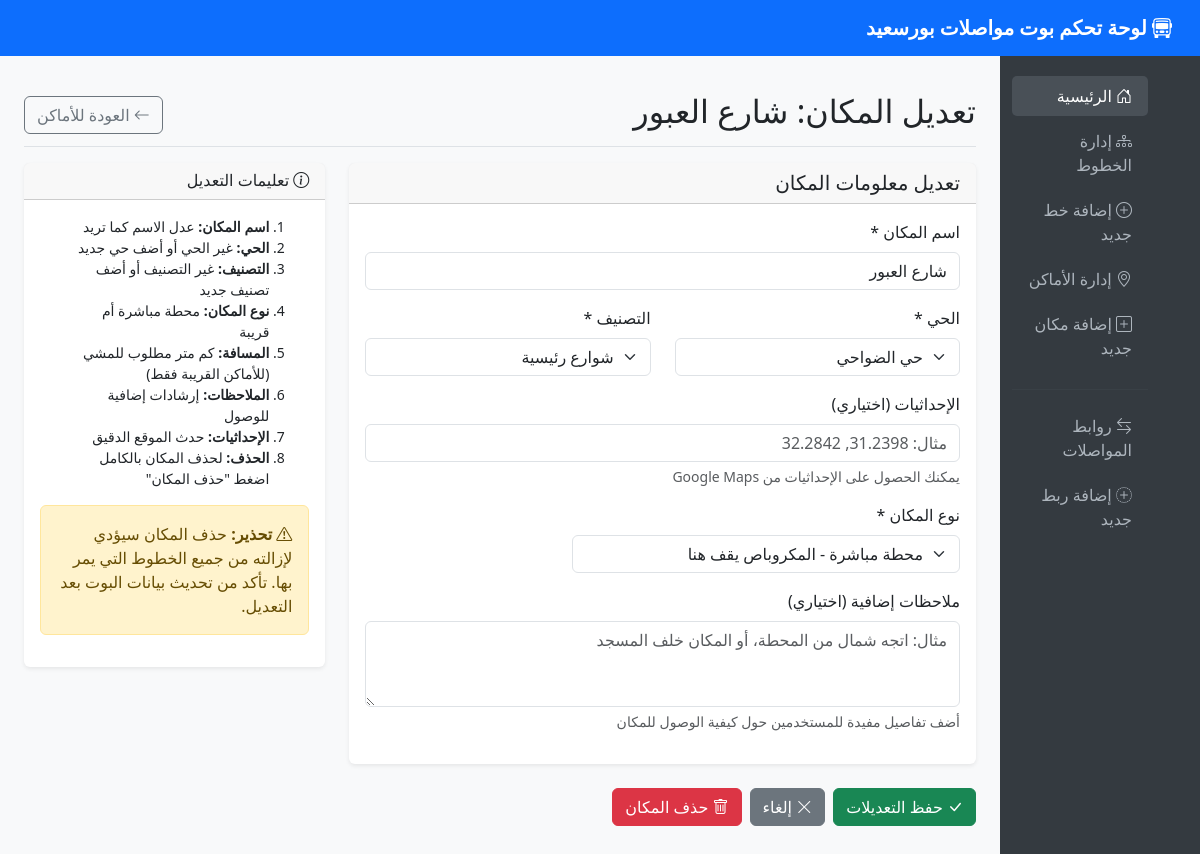
The app's page /locations/edit/3 with its own data.
### admin_dashboard.py (models this page shows, shortened)
class Location(db.Model):
    id = db.Column(db.Integer, primary_key=True)
    name = db.Column(db.String(200), nullable=False)
    category = db.Column(db.String(100), nullable=False)
    neighborhood = db.Column(db.String(100), nullable=False)
    coordinates = db.Column(db.String(50), nullable=True)
    location_type = db.Column(db.String(50), nullable=False, default='direct')  # 'direct' أو 'nearby'
    walking_distance = db.Column(db.Integer, nullable=True, default=0)
    location_notes = db.Column(db.Text, nullable=True)
    created_at = db.Column(db.DateTime, default=datetime.utcnow)

### admin_dashboard.py (the view, shortened to what this page needs)
@app.route('/locations/edit/<int:location_id>', methods=['GET', 'POST'])
def edit_location(location_id):
    location = Location.query.get_or_404(location_id)
    neighborhoods = db.session.query(Location.neighborhood.distinct()).all()
    categories = db.session.query(Location.category.distinct()).all()
    return render_template('edit_location.html',
                         location=location,
                         neighborhoods=[n[0] for n in neighborhoods],
                         categories=[c[0] for c in categories])

### templates/edit_location.html (shortened to what this page needs)
{% extends "base.html" %}
{% block content %}
<div class="d-flex justify-content-between flex-wrap flex-md-nowrap align-items-center pt-3 pb-2 mb-3 border-bottom">
    <h1 class="h2">تعديل المكان: {{ location.name }}</h1>
    <a href="{{ url_for('locations_list') }}" class="btn btn-outline-secondary">
        <i class="bi bi-arrow-left"></i> العودة للأماكن
    </a>
</div>
<div class="row">
    <div class="col-lg-8">
        <form method="POST">
            <div class="card">
                <div class="card-header">
                    <h5 class="mb-0">تعديل معلومات المكان</h5>
                </div>
                <div class="card-body">
                    <div class="mb-3">
                        <label for="name" class="form-label">اسم المكان *</label>
                        <input type="text" class="form-control" id="name" name="name"
                               value="{{ location.name }}" required>
                    </div>
                    <div class="row">
                        <div class="col-md-6 mb-3">
                            <label for="neighborhood" class="form-label">الحي *</label>
                            <select class="form-select" id="neighborhood" name="neighborhood" required>
                                {% for neighborhood in neighborhoods %}
                                <option value="{{ neighborhood }}"
                                        {% if neighborhood == location.neighborhood %}selected{% endif %}>
                                    {{ neighborhood }}
                                </option>
                                {% endfor %}
                            </select>
                        </div>
                        <div class="col-md-6 mb-3">
                            <label for="category" class="form-label">التصنيف *</label>
                            <select class="form-select" id="category" name="category" required>
                                {% for category in categories %}
                                <option value="{{ category }}"
                                        {% if category == location.category %}selected{% endif %}>
                                    {{ category }}
                                </option>
                                {% endfor %}
                            </select>
                        </div>
                    </div>
                    <div class="mb-3">
                        <label for="coordinates" class="form-label">الإحداثيات (اختياري)</label>
                        <input type="text" class="form-control" id="coordinates" name="coordinates"
                               value="{{ location.coordinates or '' }}"
                               placeholder="مثال: 31.2398, 32.2842">
                        <div class="form-text">يمكنك الحصول على الإحداثيات من Google Maps</div>
                    </div>
                    <div class="row">
                        <div class="col-md-8 mb-3">
                            <label for="location_type" class="form-label">نوع المكان *</label>
                            <select class="form-select" id="location_type" name="location_type" required>
                                <option value="direct" {% if location.location_type == 'direct' %}selected{% endif %}>
                                    محطة مباشرة - المكروباص يقف هنا
                                </option>
                            </select>
                        </div>
                    </div>
                    <div class="mb-3">
                        <label for="location_notes" class="form-label">ملاحظات إضافية (اختياري)</label>
                        <textarea class="form-control" id="location_notes" name="location_notes" rows="3"
                                  placeholder="مثال: اتجه شمال من المحطة، أو المكان خلف المسجد">{{ location.location_notes or '' }}</textarea>
                        <div class="form-text">أضف تفاصيل مفيدة للمستخدمين حول كيفية الوصول للمكان</div>
                    </div>
                </div>
            </div>
            <div class="mt-4 d-flex gap-2">
                <button type="submit" class="btn btn-success">
                    <i class="bi bi-check-lg"></i> حفظ التعديلات
                </button>
                <a href="{{ url_for('locations_list') }}" class="btn btn-secondary">
                    <i class="bi bi-x-lg"></i> إلغاء
                </a>
                <button type="button" class="btn btn-danger" onclick="confirmDelete()">
                    <i class="bi bi-trash"></i> حذف المكان
                </button>
            </div>
        </form>
    </div>
    <div class="col-lg-4">
        <div class="card">
            <div class="card-header">
                <h6 class="mb-0">
                    <i class="bi bi-info-circle"></i> تعليمات التعديل
                </h6>
            </div>
            <div class="card-body">
                <ol class="small">
                    <li><strong>اسم المكان:</strong> عدل الاسم كما تريد</li>
                    <li><strong>الحي:</strong> غير الحي أو أضف حي جديد</li>
                    <li><strong>التصنيف:</strong> غير التصنيف أو أضف تصنيف جديد</li>
                    <li><strong>نوع المكان:</strong> محطة مباشرة أم قريبة</li>
                    <li><strong>المسافة:</strong> كم متر مطلوب للمشي (للأماكن القريبة فقط)</li>
                    <li><strong>الملاحظات:</strong> إرشادات إضافية للوصول</li>
                    <li><strong>الإحداثيات:</strong> حدث الموقع الدقيق</li>
                    <li><strong>الحذف:</strong> لحذف المكان بالكامل اضغط "حذف المكان"</li>
                </ol>
                <div class="alert alert-warning mt-3">
                    <i class="bi bi-exclamation-triangle"></i>
                    <strong>تحذير:</strong> حذف المكان سيؤدي لإزالته من جميع الخطوط التي يمر بها. تأكد من تحديث بيانات البوت بعد التعديل.
                </div>
            </div>
        </div>
    </div>
</div>
{% endblock %}

### templates/base.html (style rules this page uses)
body { font-family: 'Segoe UI', Tahoma, Geneva, Verdana, sans-serif; background-color: #f8f9fa; }
.card { border: none; box-shadow: 0 0.125rem 0.25rem rgba(0, 0, 0, 0.075); }

### records on screen
Location: name "شارع العبور", neighborhood "حي الضواحي", category "شوارع رئيسية", location_type "محطة مباشرة - المكروباص يقف هنا"
